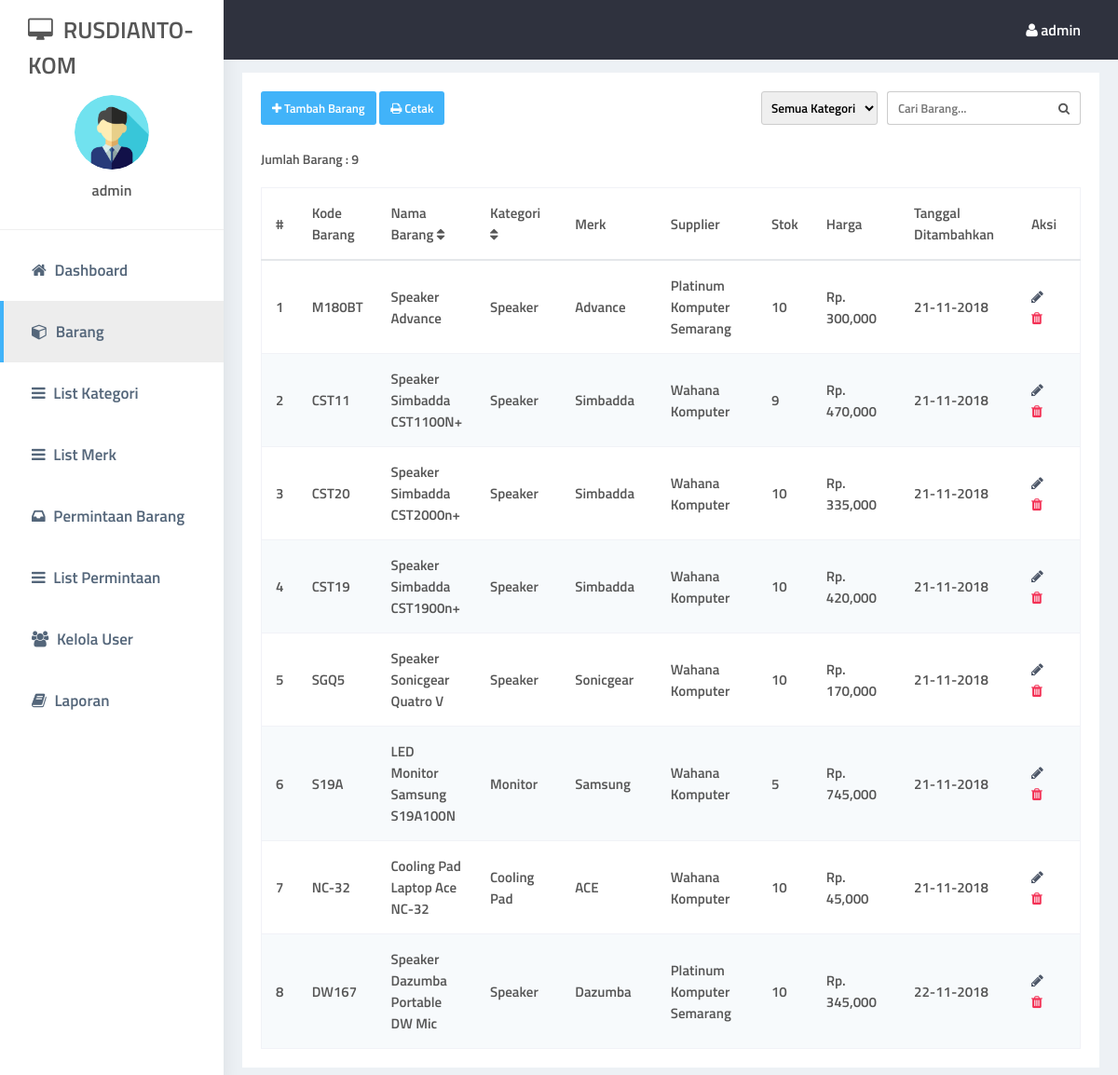
/barang.php (signed in), run on the app's committed database.
### tables this page shows
CREATE TABLE `barang` (
  `id_barang` int(11) NOT NULL,
  `kode_barang` varchar(40) NOT NULL,
  `nama_barang` varchar(100) NOT NULL,
  `id_kategori` int(11) NOT NULL,
  `id_merk` int(11) NOT NULL,
  `id` int(11) NOT NULL,
  `stok` int(11) NOT NULL,
  `harga_jual` varchar(100) NOT NULL,
  `date_added` timestamp NOT NULL DEFAULT CURRENT_TIMESTAMP ON UPDATE CURRENT_TIMESTAMP
);

CREATE TABLE `kategori` (
  `id_kategori` int(11) NOT NULL,
  `nama_kategori` varchar(100) NOT NULL
);

CREATE TABLE `merk` (
  `id_merk` int(11) NOT NULL,
  `nama_merk` varchar(100) NOT NULL
);

CREATE TABLE `user` (
  `id` int(11) NOT NULL,
  `username` varchar(100) NOT NULL,
  `password` text NOT NULL,
  `nama` varchar(50) NOT NULL,
  `alamat` text NOT NULL,
  `notlp` varchar(20) NOT NULL,
  `status` int(11) NOT NULL,
  `date_created` timestamp NOT NULL DEFAULT CURRENT_TIMESTAMP ON UPDATE CURRENT_TIMESTAMP
);

### root.php (the view, shortened to what this page needs)
<?php
class penjualan
{
	public $con;
	function __construct()
	{
		$this->con=new mysqli("localhost","root","","db_pos");
	}
		?><script type="text/javascript">
		<?php
	function tampil_barang($keyword, $status = null){
		if ($keyword=="null") {
			if($status == null){
				$query=$this->con->query("SELECT barang.id_barang,barang.kode_barang,barang.nama_barang,barang.stok,barang.harga_jual,barang.date_added,kategori.nama_kategori,merk.nama_merk,user.nama from (((barang INNER JOIN kategori on kategori.id_kategori=barang.id_kategori) INNER JOIN merk ON merk.id_merk=barang.id_merk) INNER JOIN user ON user.id=barang.id)");
			}
		}
		if ($query->num_rows > 0) {
			$no=1;
			while ($data=$query->fetch_assoc()) {
				?>
				<tr>
					<td><?= $no ?></td>
					<td><?= $data['kode_barang'] ?></td>
					<td><?= $data['nama_barang'] ?></td>
					<td><?= $data['nama_kategori'] ?></td>
					<td><?= $data['nama_merk'] ?></td>
					<td><?= $data['nama'] ?></td>
					<td><?= $data['stok'] ?></td>
					<?php
					if ($_SESSION['status']!=4) {
						?>
						<td>Rp. <?= number_format($data['harga_jual']) ?></td>
					<?php } ?>
					<td><?= date("d-m-Y",strtotime($data['date_added'])) ?></td>
					<?php if($_SESSION['status'] == 1 ){ ?>
						<td>
							<a href="?action=edit_barang&id_barang=<?= $data['id_barang'] ?>" class="btn bluetbl m-r-10"><span class="btn-edit-tooltip">Edit</span><i class="fa fa-pencil"></i></a>
							<a href="handler.php?action=hapus_barang&id_barang=<?= $data['id_barang'] ?>" class="btn redtbl" onclick="return confirm('yakin ingin menghapus <?= $data['nama_barang']." (id : ".$data['id_barang'] ?>) ?')"><span class="btn-hapus-tooltip">Hapus</span><i class="fa fa-trash"></i></a>
						</td>
					<?php } ?>
				</tr>
				<?php
				$no++;
			}
		}else{
			echo "<td></td><td colspan='5'>Maaf, barang yang anda cari tidak ada!</td>";
		}
	}
				?>
			<?php
	function show_jumlah_barang(){
		$query=$this->con->query("select * from barang");
		echo $query->num_rows;
	}
}
$root=new penjualan();
?>

### head.php (shortened to what this page needs)
<?php
include "root.php";
?>
<!DOCTYPE html>
<html>
<head>
	<link rel="stylesheet" type="text/css" href="assets/index.css">
	<link rel="stylesheet" type="text/css" href="assets/awesome/css/font-awesome.min.css">
</head>
<body>
<div class="sidebar">
	<h3><i class="fa fa fa-desktop"></i> &nbsp;RUSDIANTO-KOM</h3>
	<ul><?php
			if ($_SESSION['status']==1) {
				?>
					<li class="admin-info">
						<img src="assets/img/admin.png">
						<span><?php echo $_SESSION['username']; ?></span>
					</li>
					<li><a id="dash" href="home.php"><i class="fa fa-home"></i> Dashboard</a></li>
					<li><a id="barang" href="barang.php"><i class="fa fa-cube"></i> Barang</a></li>
					<li><a id="kategori" href="kategori.php"><i class="fa fa-bars"></i> List Kategori</a></li>
					<li><a id="merk" href="merk.php"><i class="fa fa-bars"></i> List Merk</a></li>
					<li><a id="tambah_permintaan" href="tambah_permintaan.php"><i class='fa fa-inbox'></i></i> Permintaan Barang</a></li>
					<li><a id="list_permintaan" href="list_permintaan.php"><i class='fa fa-bars'></i></i> List Permintaan</a></li>
					<li><a id="users" href="users.php"><i class="fa fa-users"></i> Kelola User</a></li>
					<li><a id="laporan" href="laporan.php"><i class="fa fa-book"></i> Laporan</a></li>
				<?php
			}else if ($_SESSION['status']==2) {
				?>
					<li><a id="transaksi" href="transaksi.php"><i class="fa fa-money"></i> Transaksi</a></li>
					<li><a id="barang" href="barang.php"><i class="fa fa-cube"></i> Barang</a></li>
				<?php
			}else if ($_SESSION['status']==3) {
				?>
					<li class="admin-info">
						<img src="assets/img/manager.png">
						<span><?php echo $_SESSION['username']; ?></span>
					</li>
				<li><a id="barang" href="barang.php"><i class="fa fa-cube"></i> Barang</a></li>
				<li><a id="list_permintaan" href="list_permintaan.php"><i class='fa fa-bars'></i></i> List Permintaan</a></li>
				<li><a id="laporan" href="laporan.php"><i class="fa fa-book"></i> Laporan</a></li>
				<?php
			}else if ($_SESSION['status']==4) {
				?>
				<li><a id="dash" href="home.php"><i class="fa fa-home"></i> Dashboard</a></li>
				<li><a id="barang" href="barang.php"><i class="fa fa-cube"></i> Barang</a></li>
				<?php
			}
		?>
		</ul>
</div>
<div class="nav">
	<ul>
		<li><a href=""><i class="fa fa-user"></i> <?= $_SESSION['username'] ?></a>
		</li>
	</ul>
</div>

### barang.php (shortened to what this page needs)
<?php include "head.php" ?>
<?php
	if (isset($_GET['action']) && $_GET['action']=="tambah_barang") {
		include "tambah_barang.php";
	}
	else if (isset($_GET['action']) && $_GET['action']=="edit_barang") {
		include "edit_barang.php";
	}
	else{
?>
<div class="content">
	<div class="padding">
		<div class="bgwhite">
			<div class="padding">
			<div class="contenttop">
				<div class="left">
				<?php if($_SESSION['status'] == 1) {?>
					<a href="?action=tambah_barang" class="btnblue"><i class="fa fa-plus"></i> Tambah Barang</a>
				<?php } ?>
				<a href="cetak_barang.php" class="btnblue" target="_blank"><i class="fa fa-print"></i> Cetak </a>
				</div>
				<div class="right">
					<select class="leftin1" onchange="gotocat(this)">
						<option value="">Semua Kategori</option>
					</select>
					<form class="leftin">
						<input type="search" name="q" placeholder="Cari Barang..." value="<?php echo $keyword=isset($_GET['q'])?$_GET['q']:""; ?>">
						<button><i class="fa fa-search"></i></button>
					</form>
				</div>
			</div>
			<span class="label">Jumlah Barang : <?= $root->show_jumlah_barang() ?></span>
			<table class="datatable" id="datatable">
				<thead>
				<tr>
					<th width="10px">#</th>
					<th width="50px">Kode Barang</th>
					<th style="cursor: pointer;">Nama Barang <i class="fa fa-sort"></i></th>
					<th style="cursor: pointer;" width="100px">Kategori <i class="fa fa-sort"></i></th>
					<th width="120px">Merk</th>
					<th width="150px">Supplier</th>
					<th>Stok</th>
					<?php
					if ($_SESSION['status']!=4) {
					 ?>
					 <th width="120px">Harga</th>
					<?php } ?>
					<th width="150px">Tanggal Ditambahkan</th>
					<?php
					if ($_SESSION['status']==1) {
					 ?>
					 <th width="60px">Aksi</th>
					<?php } ?>
				</tr>
			</thead>
			<tbody>
					<?php
					if (isset($_GET['id_cat']) && $_GET['id_cat']) {
						$root->tampil_barang_filter($_GET['id_cat']);
					}else{
						$keyword=isset($_GET['q'])?$_GET['q']:"null";
						if($_SESSION['status'] == 4){
							$root->tampil_barang($keyword,4);
						} else {
							$root->tampil_barang($keyword,null);
						}
					}
					?>
</tbody>
			</table>
			</div>
		</div>
	</div>
</div>
<?php
}
include "foot.php" ?>

### foot.php (shortened to what this page needs)
</body>
</html>

### assets/index.css (style rules this page uses)
* { margin: 0;padding: 0;font-family: titillium; }
body { background: #edf1f5;animation-name: muncul;animation-duration: 0.5s }
.sidebar { position: fixed;background:#fff;height: 100%;width: 20%;box-shadow: 1px 0px 20px rgba(0, 0, 0, 0.08); }
.sidebar h3 { float: left;font-size: 25px;width: 100%;padding: 13px 30px;box-sizing: border-box;color: #565656; }
.nav { width: 80%;float: right;background: #2f323e;position: fixed;top: 0px;right: 0px;z-index: 200 }
.nav ul li { list-style: none;display: inline; }
.nav ul li a { display: inline-block;float: right;padding: 20px 40px;font-size: 16px;color: #fff;text-decoration: none; }
.sidebar ul { margin-top: 80px; }
.sidebar ul li { display: block;list-style: none; }
.sidebar ul li a { border-left: 4px solid #fff;display: block;padding: 20px 30px;font-size: 17px;color: #54667a;text-decoration: none; }
.sidebar ul li a i { padding-right: 5px; }
.admin-info img { width: 80px;height: 80px;border-radius: 50%;margin:0 auto;display: block; }
.admin-info span { text-align: center;display: block;padding: 10px;color: #565656 }
.admin-info { padding: 20px 0px;border-bottom: 1px solid rgba(0, 0, 0, 0.06);margin-bottom: 10px; }
.content { width: 80%;margin-top:58px;float: right; }
.padding { padding:20px; }
.bgwhite { background: #fff; }
.btnblue { background: #41b3f9;padding: 8px 12px;color: #fff;text-decoration: none;display: inline-block;border-radius: 3px;font-size: 13px; }
.contenttop .left { float: left; }
.contenttop .right { float: right; }
.contenttop input,.contenttop button { float: left;outline: 0;box-sizing: border-box; }
.contenttop input { border: 1px solid #ccc;font-size: 13px;padding: 7px 11px;border-top-left-radius: 3px;border-bottom-left-radius: 3px;border-right: 0px; }
.contenttop button { border: 1px solid #ccc; border-left: 0px; border-top-right-radius: 3px; border-bottom-right-radius: 3px; background: #fff; cursor: pointer; color: #565656; font-size: 13px;padding: 7px 11px; }
.datatable { width: 100%;margin-top: 20px;border: 1px solid #f1f2f7;border-collapse: collapse; }
.datatable th,.datatable td { padding: 15px;color: #565656;font-size: 15px; }
.datatable th { border-bottom: 2px solid #e4e7ea;text-align: left; }
.datatable tr { border-bottom: 1px solid #f1f2f7 }
.datatable tr:nth-child(even) { background: #f7fafc !important }
.m-r-10 { padding-right:20px; }
.bluetbl { color: #4c5667; }
.redtbl { color: #f33155; }
.btn { position: relative;display: inline-block; }
.label { display: block;padding-top:20px;color: #565656;font-size: 14px; }
.active { border-left: 4px solid #41b3f9 !important;background: rgba(0, 0, 0, 0.07); }
.leftin { display: inline-block; }
.leftin1 { cursor: pointer;padding: 6px;float: left;margin-right: 10px;border-radius: 3px;outline: 0;border:1px solid #ccc; }

### data on the page
barang: kode_barang "M180BT", nama_barang "Speaker Advance", id_kategori.nama_kategori "Speaker", id_merk.nama_merk "Advance", user.nama "Platinum Komputer Semarang", stok "10", harga_jual "300,000", date_added "21-11-2018"
barang: kode_barang "CST11", nama_barang "Speaker Simbadda CST1100N+", id_kategori.nama_kategori "Speaker", id_merk.nama_merk "Simbadda", user.nama "Wahana Komputer", stok "9", harga_jual "470,000", date_added "21-11-2018"
barang: kode_barang "CST20", nama_barang "Speaker Simbadda CST2000n+", id_kategori.nama_kategori "Speaker", id_merk.nama_merk "Simbadda", user.nama "Wahana Komputer", stok "10", harga_jual "335,000", date_added "21-11-2018"
barang: kode_barang "CST19", nama_barang "Speaker Simbadda CST1900n+", id_kategori.nama_kategori "Speaker", id_merk.nama_merk "Simbadda", user.nama "Wahana Komputer", stok "10", harga_jual "420,000", date_added "21-11-2018"
barang: kode_barang "SGQ5", nama_barang "Speaker Sonicgear Quatro V", id_kategori.nama_kategori "Speaker", id_merk.nama_merk "Sonicgear", user.nama "Wahana Komputer", stok "10", harga_jual "170,000", date_added "21-11-2018"
barang: kode_barang "S19A", nama_barang "LED Monitor Samsung S19A100N", id_kategori.nama_kategori "Monitor", id_merk.nama_merk "Samsung", user.nama "Wahana Komputer", stok "5", harga_jual "745,000", date_added "21-11-2018"
barang: kode_barang "NC-32", nama_barang "Cooling Pad Laptop Ace NC-32", id_kategori.nama_kategori "Cooling Pad", id_merk.nama_merk "ACE", user.nama "Wahana Komputer", stok "10", harga_jual "45,000", date_added "21-11-2018"
barang: kode_barang "DW167", nama_barang "Speaker Dazumba Portable DW Mic", id_kategori.nama_kategori "Speaker", id_merk.nama_merk "Dazumba", user.nama "Platinum Komputer Semarang", stok "10", harga_jual "345,000", date_added "22-11-2018"

### other printed values
$_SESSION['username'] "admin"
$query->num_rows "9"
